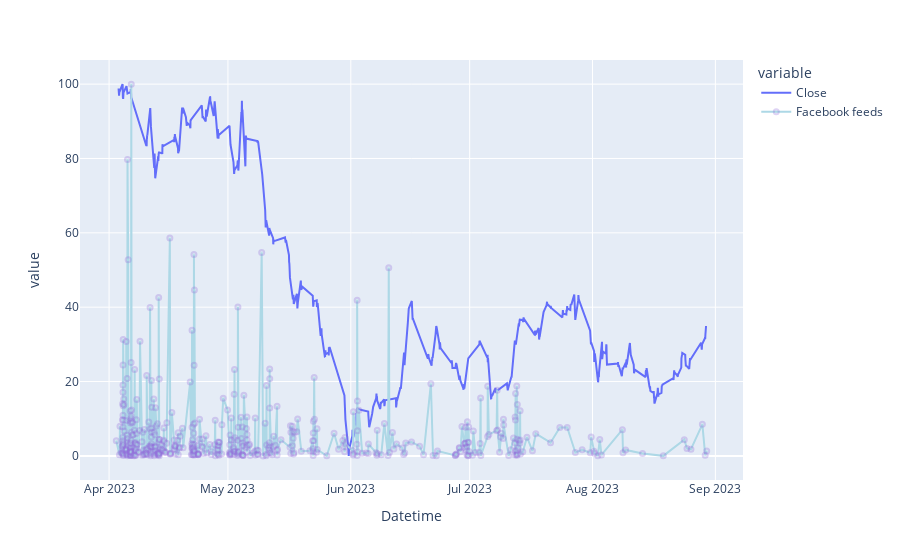

The notebook cell saved with this chart:
### Code cell
# only facebook:
fig = data['Close'].plot()
# fig.show()


feedsFB = feeds[feeds['platform'] == 'facebook'].sort_values(by=['created_at']).reset_index(drop = True)

column = 'total_interactions_count'
feedsFB['total_interactions_count'] = (feedsFB[column] - feedsFB[column].min()) / (feedsFB[column].max() - feedsFB[column].min()) *100  


n = 10000
fig.add_trace(
    go.Scatter(
        x=feedsFB['created_at'],
        y=feedsFB['total_interactions_count'],
        name='Facebook feeds',
        mode='markers+lines',
        showlegend=True,
        marker=dict(
            color='LightBlue',
            size=5,
            opacity=0.3,
            line=dict(
                color='MediumPurple',
                width=2
            ))
)
)
fig.show()

### Figure 1 — Plotly figure (JSON) as saved in the notebook; plotly's stock layout.template omitted (floating-point values rounded to 4 significant figures; data arrays with more than 128 entries replaced by an {"elided": "..."} marker saying what was removed)
{"data": [{"hovertemplate": "variable=Close<br>Datetime=%{x}<br>value=%{y}<extra></extra>", "legendgroup": "Close", "line": {"color": "#636efa", "dash": "solid"}, "marker": {"symbol": "circle"}, "mode": "lines", "name": "Close", "orientation": "v", "showlegend": true, "type": "scatter", "x": {"elided": "717 str values"}, "xaxis": "x", "y": {"elided": "717 float values"}, "yaxis": "y"}, {"marker": {"color": "LightBlue", "line": {"color": "MediumPurple", "width": 2}, "opacity": 0.3, "size": 5}, "mode": "markers+lines", "name": "Facebook feeds", "showlegend": true, "type": "scatter", "x": {"elided": "500 str values"}, "y": {"elided": "500 float values"}}], "layout": {"legend": {"title": {"text": "variable"}, "tracegroupgap": 0}, "margin": {"t": 60}, "xaxis": {"anchor": "y", "domain": [0, 1], "title": {"text": "Datetime"}}, "yaxis": {"anchor": "x", "domain": [0, 1], "title": {"text": "value"}}}}
